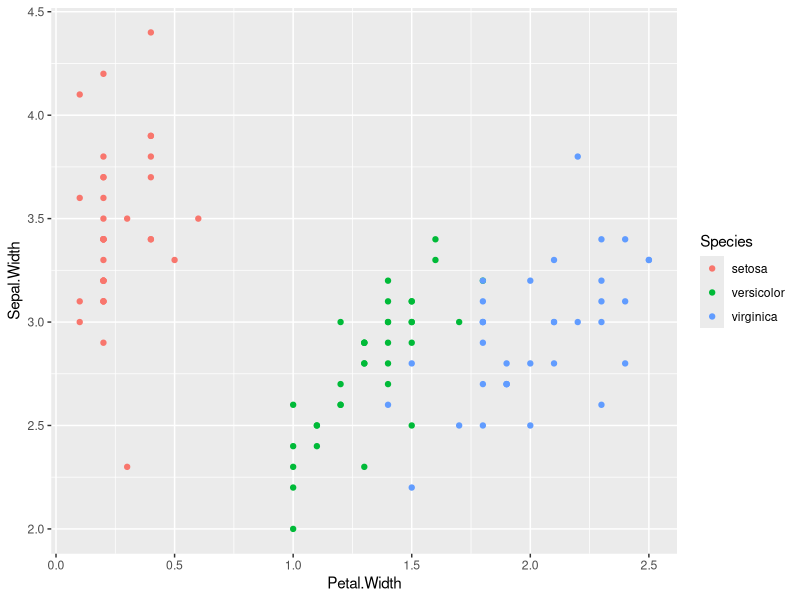
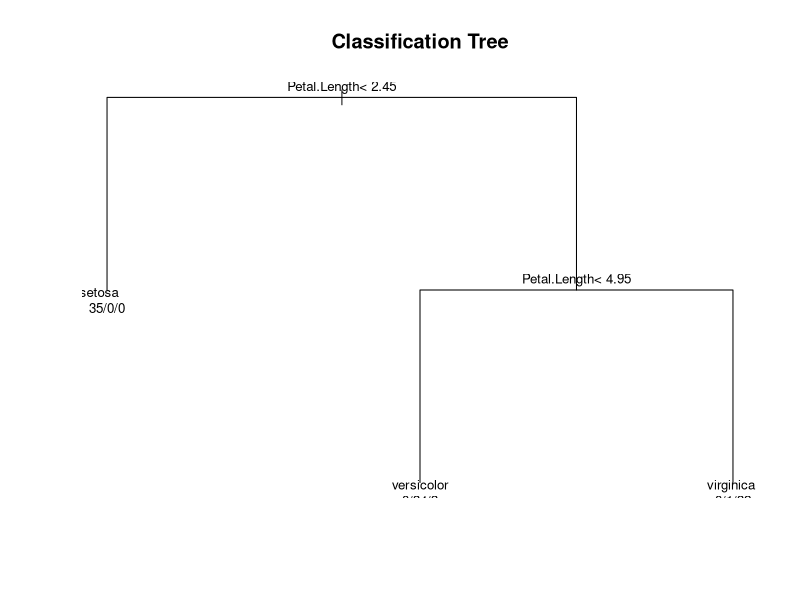

Generate these figures, in order, with R:
## ---- chunk 1
knitr::opts_chunk$set(echo = TRUE)
## ---- chunk 2
data(iris)
library(ggplot2)
library(caret)
## ---- chunk 3
table(iris$Species)
## ---- chunk 4
inTrain <- createDataPartition(iris$Species, p = 0.7, list = FALSE)
training <- iris[inTrain,]
testing <- iris[-inTrain,]

## ---- chunk 5
ggplot(training, aes(Petal.Width, Sepal.Width, color = Species)) + geom_point()
## ---- chunk 6
modFit <- train(Species ~ ., method = "rpart", data = training)
modFit$finalModel
## ---- chunk 7
plot(modFit$finalModel, uniform = TRUE, main = "Classification Tree")
text(modFit$finalModel, use.n = TRUE, cex = .8)
## ---- chunk 8
# library(rattle)
# fancyRpartPlot(modFit$finalModel)
## ---- chunk 9
predict(modFit, newdata = testing)
